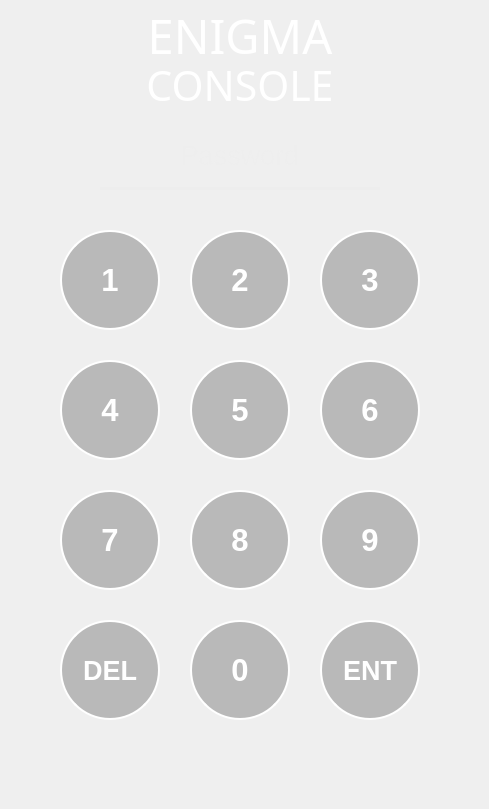
    <widget class="QWidget" name="password_open">
     <widget class="QPushButton" name="num3_pushbutton_9">
      <property name="geometry">
       <rect>
        <x>320</x>
        <y>230</y>
        <width>100</width>
        <height>100</height>
       </rect>
      </property>
      <property name="font">
       <font>
        <pointsize>23</pointsize>
        <weight>75</weight>
        <bold>true</bold>
       </font>
      </property>
      <property name="styleSheet">
       <string notr="true">QPushButton {
        color: white; 
        border: 2px solid white; 
        border-radius: 50px; 
        background-color: rgba(96, 96, 96, 96);; 
        padding: 5px; 
    }

    QPushButton:pressed {
        background-color: rgba(196, 196, 196, 196); 

 }</string>
      </property>
      <property name="text">
       <string>3</string>
      </property>
     </widget>
     <widget class="QPushButton" name="num7_pushbutton_9">
      <property name="geometry">
       <rect>
        <x>60</x>
        <y>490</y>
        <width>100</width>
        <height>100</height>
       </rect>
      </property>
      <property name="font">
       <font>
        <pointsize>23</pointsize>
        <weight>75</weight>
        <bold>true</bold>
       </font>
      </property>
      <property name="styleSheet">
       <string notr="true">QPushButton {
        color: white; 
        border: 2px solid white; 
        border-radius: 50px; 
        background-color: rgba(96, 96, 96, 96);; 
        padding: 5px; 
    }

    QPushButton:pressed {
        background-color: rgba(196, 196, 196, 196); 

 }</string>
      </property>
      <property name="text">
       <string>7</string>
      </property>
     </widget>
     <widget class="QLineEdit" name="open_password_button">
      <property name="geometry">
       <rect>
        <x>100</x>
        <y>130</y>
        <width>280</width>
        <height>60</height>
       </rect>
      </property>
      <property name="font">
       <font>
        <pointsize>20</pointsize>
       </font>
      </property>
      <property name="focusPolicy">
       <enum>Qt::NoFocus</enum>
      </property>
      <property name="autoFillBackground">
       <bool>false</bool>
      </property>
      <property name="styleSheet">
       <string notr="true">background-color:rgba(0, 0, 0, 0);
border:none;
border-bottom:3px solid rgba(237, 237, 237, 237);
color:rgba(237, 237, 237, 237);
padding-bottom:7px;
background-color: rgba(0, 0, 0, 0);</string>
      </property>
      <property name="frame">
       <bool>true</bool>
      </property>
      <property name="echoMode">
       <enum>QLineEdit::Password</enum>
      </property>
      <property name="alignment">
       <set>Qt::AlignCenter</set>
      </property>
      <property name="placeholderText">
       <string>Password</string>
      </property>
      <property name="clearButtonEnabled" stdset="0">
       <bool>false</bool>
      </property>
     </widget>
     <widget class="QPushButton" name="ent_pushbutton_9">
      <property name="geometry">
       <rect>
        <x>320</x>
        <y>620</y>
        <width>100</width>
        <height>100</height>
       </rect>
      </property>
      <property name="font">
       <font>
        <pointsize>20</pointsize>
        <weight>75</weight>
        <bold>true</bold>
       </font>
      </property>
      <property name="styleSheet">
       <string notr="true">QPushButton {
        color: white; 
        border: 2px solid white; 
        border-radius: 50px; 
        background-color: rgba(96, 96, 96, 96);; 
        padding: 5px; 
    }

    QPushButton:pressed {
        background-color: rgba(196, 196, 196, 196); 

 }</string>
      </property>
      <property name="text">
       <string>ENT</string>
      </property>
     </widget>
     <widget class="QLabel" name="enigmatext_14">
      <property name="geometry">
       <rect>
        <x>0</x>
        <y>10</y>
        <width>480</width>
        <height>51</height>
       </rect>
      </property>
      <property name="font">
       <font>
        <family>Montserrat Black</family>
        <pointsize>35</pointsize>
       </font>
      </property>
      <property name="styleSheet">
       <string notr="true">color:rgba(255,255,255,255);
</string>
      </property>
      <property name="text">
       <string>ENIGMA</string>
      </property>
      <property name="textFormat">
       <enum>Qt::PlainText</enum>
      </property>
      <property name="alignment">
       <set>Qt::AlignCenter</set>
      </property>
     </widget>
     <widget class="QPushButton" name="del_pushbutton_9">
      <property name="geometry">
       <rect>
        <x>60</x>
        <y>620</y>
        <width>100</width>
        <height>100</height>
       </rect>
      </property>
      <property name="font">
       <font>
        <pointsize>20</pointsize>
        <weight>75</weight>
        <bold>true</bold>
       </font>
      </property>
      <property name="styleSheet">
       <string notr="true">QPushButton {
        color: white; 
        border: 2px solid white; 
        border-radius: 50px; 
        background-color: rgba(96, 96, 96, 96);; 
        padding: 5px; 
    }

    QPushButton:pressed {
        background-color: rgba(196, 196, 196, 196); 

 }</string>
      </property>
      <property name="text">
       <string>DEL</string>
      </property>
     </widget>
     <widget class="QPushButton" name="num6_pushbutton_9">
      <property name="geometry">
       <rect>
        <x>320</x>
        <y>360</y>
        <width>100</width>
        <height>100</height>
       </rect>
      </property>
      <property name="font">
       <font>
        <pointsize>23</pointsize>
        <weight>75</weight>
        <bold>true</bold>
       </font>
      </property>
      <property name="styleSheet">
       <string notr="true">QPushButton {
        color: white; 
        border: 2px solid white; 
        border-radius: 50px; 
        background-color: rgba(96, 96, 96, 96);; 
        padding: 5px; 
    }

    QPushButton:pressed {
        background-color: rgba(196, 196, 196, 196); 

 }</string>
      </property>
      <property name="text">
       <string>6</string>
      </property>
     </widget>
     <widget class="QPushButton" name="num0_pushbutton_9">
      <property name="geometry">
       <rect>
        <x>190</x>
        <y>620</y>
        <width>100</width>
        <height>100</height>
       </rect>
      </property>
      <property name="font">
       <font>
        <pointsize>23</pointsize>
        <weight>75</weight>
        <bold>true</bold>
       </font>
      </property>
      <property name="styleSheet">
       <string notr="true">QPushButton {
        color: white; 
        border: 2px solid white; 
        border-radius: 50px; 
        background-color: rgba(96, 96, 96, 96);; 
        padding: 5px; 
    }

    QPushButton:pressed {
        background-color: rgba(196, 196, 196, 196); 

 }</string>
      </property>
      <property name="text">
       <string>0</string>
      </property>
     </widget>
     <widget class="QLabel" name="background_14">
      <property name="geometry">
       <rect>
        <x>0</x>
        <y>0</y>
        <width>480</width>
        <height>800</height>
       </rect>
      </property>
      <property name="styleSheet">
       <string notr="true">background-image: url(bg-vertical.png);</string>
      </property>
      <property name="text">
       <string/>
      </property>
     </widget>
     <widget class="QPushButton" name="num2_pushbutton_9">
      <property name="geometry">
       <rect>
        <x>190</x>
        <y>230</y>
        <width>100</width>
        <height>100</height>
       </rect>
      </property>
      <property name="font">
       <font>
        <pointsize>23</pointsize>
        <weight>75</weight>
        <bold>true</bold>
       </font>
      </property>
      <property name="styleSheet">
       <string notr="true">QPushButton {
        color: white; 
        border: 2px solid white; 
        border-radius: 50px; 
        background-color: rgba(96, 96, 96, 96);; 
        padding: 5px; 
    }

    QPushButton:pressed {
        background-color: rgba(196, 196, 196, 196); 

 }</string>
      </property>
      <property name="text">
       <string>2</string>
      </property>
     </widget>
     <widget class="QPushButton" name="num9_pushbutton_9">
      <property name="geometry">
       <rect>
        <x>320</x>
        <y>490</y>
        <width>100</width>
        <height>100</height>
       </rect>
      </property>
      <property name="font">
       <font>
        <pointsize>23</pointsize>
        <weight>75</weight>
        <bold>true</bold>
       </font>
      </property>
      <property name="styleSheet">
       <string notr="true">QPushButton {
        color: white; 
        border: 2px solid white; 
        border-radius: 50px; 
        background-color: rgba(96, 96, 96, 96);; 
        padding: 5px; 
    }

    QPushButton:pressed {
        background-color: rgba(196, 196, 196, 196); 

 }</string>
      </property>
      <property name="text">
       <string>9</string>
      </property>
     </widget>
     <widget class="QPushButton" name="num1_pushbutton_9">
      <property name="geometry">
       <rect>
        <x>60</x>
        <y>230</y>
        <width>100</width>
        <height>100</height>
       </rect>
      </property>
      <property name="font">
       <font>
        <pointsize>23</pointsize>
        <weight>75</weight>
        <bold>true</bold>
       </font>
      </property>
      <property name="styleSheet">
       <string notr="true">
QPushButton {
        color: white; 
        border: 2px solid white; 
        border-radius: 50px; 
        background-color: rgba(96, 96, 96, 96);; 
        padding: 5px; 
    }

    QPushButton:pressed {
        background-color: rgba(196, 196, 196, 196); 

 }</string>
      </property>
      <property name="text">
       <string>1</string>
      </property>
      <property name="iconSize">
       <size>
        <width>50</width>
        <height>50</height>
       </size>
      </property>
      <property name="autoDefault">
       <bool>true</bool>
      </property>
      <property name="flat">
       <bool>false</bool>
      </property>
     </widget>
     <widget class="QLabel" name="consoletext_15">
      <property name="geometry">
       <rect>
        <x>0</x>
        <y>60</y>
        <width>480</width>
        <height>51</height>
       </rect>
      </property>
      <property name="font">
       <font>
        <family>Montserrat Light</family>
        <pointsize>31</pointsize>
       </font>
      </property>
      <property name="styleSheet">
       <string notr="true">
color:rgba(255,255,255,255);</string>
      </property>
      <property name="text">
       <string>CONSOLE</string>
      </property>
      <property name="textFormat">
       <enum>Qt::AutoText</enum>
      </property>
      <property name="alignment">
       <set>Qt::AlignCenter</set>
      </property>
     </widget>
     <widget class="QPushButton" name="num8_pushbutton_9">
      <property name="geometry">
       <rect>
        <x>190</x>
        <y>490</y>
        <width>100</width>
        <height>100</height>
       </rect>
      </property>
      <property name="font">
       <font>
        <pointsize>23</pointsize>
        <weight>75</weight>
        <bold>true</bold>
       </font>
      </property>
      <property name="styleSheet">
       <string notr="true">QPushButton {
        color: white; 
        border: 2px solid white; 
        border-radius: 50px; 
        background-color: rgba(96, 96, 96, 96);; 
        padding: 5px; 
    }

    QPushButton:pressed {
        background-color: rgba(196, 196, 196, 196); 

 }</string>
      </property>
      <property name="text">
       <string>8</string>
      </property>
     </widget>
     <widget class="QPushButton" name="num4_pushbutton_9">
      <property name="geometry">
       <rect>
        <x>60</x>
        <y>360</y>
        <width>100</width>
        <height>100</height>
       </rect>
      </property>
      <property name="font">
       <font>
        <pointsize>23</pointsize>
        <weight>75</weight>
        <bold>true</bold>
       </font>
      </property>
      <property name="styleSheet">
       <string notr="true">QPushButton {
        color: white; 
        border: 2px solid white; 
        border-radius: 50px; 
        background-color: rgba(96, 96, 96, 96);; 
        padding: 5px; 
    }

    QPushButton:pressed {
        background-color: rgba(196, 196, 196, 196); 

 }</string>
      </property>
      <property name="text">
       <string>4</string>
      </property>
      <property name="iconSize">
       <size>
        <width>50</width>
        <height>50</height>
       </size>
      </property>
      <property name="autoDefault">
       <bool>false</bool>
      </property>
      <property name="flat">
       <bool>true</bool>
      </property>
     </widget>
     <widget class="QPushButton" name="num5_pushbutton_9">
      <property name="geometry">
       <rect>
        <x>190</x>
        <y>360</y>
        <width>100</width>
        <height>100</height>
       </rect>
      </property>
      <property name="font">
       <font>
        <pointsize>23</pointsize>
        <weight>75</weight>
        <bold>true</bold>
       </font>
      </property>
      <property name="styleSheet">
       <string notr="true">QPushButton {
        color: white; 
        border: 2px solid white; 
        border-radius: 50px; 
        background-color: rgba(96, 96, 96, 96);; 
        padding: 5px; 
    }

    QPushButton:pressed {
        background-color: rgba(196, 196, 196, 196); 

 }</string>
      </property>
      <property name="text">
       <string>5</string>
      </property>
     </widget>
     <zorder>background_14</zorder>
     <zorder>num3_pushbutton_9</zorder>
     <zorder>num7_pushbutton_9</zorder>
     <zorder>open_password_button</zorder>
     <zorder>ent_pushbutton_9</zorder>
     <zorder>enigmatext_14</zorder>
     <zorder>del_pushbutton_9</zorder>
     <zorder>num6_pushbutton_9</zorder>
     <zorder>num0_pushbutton_9</zorder>
     <zorder>num2_pushbutton_9</zorder>
     <zorder>num9_pushbutton_9</zorder>
     <zorder>num1_pushbutton_9</zorder>
     <zorder>consoletext_15</zorder>
     <zorder>num8_pushbutton_9</zorder>
     <zorder>num4_pushbutton_9</zorder>
     <zorder>num5_pushbutton_9</zorder>
    </widget>
